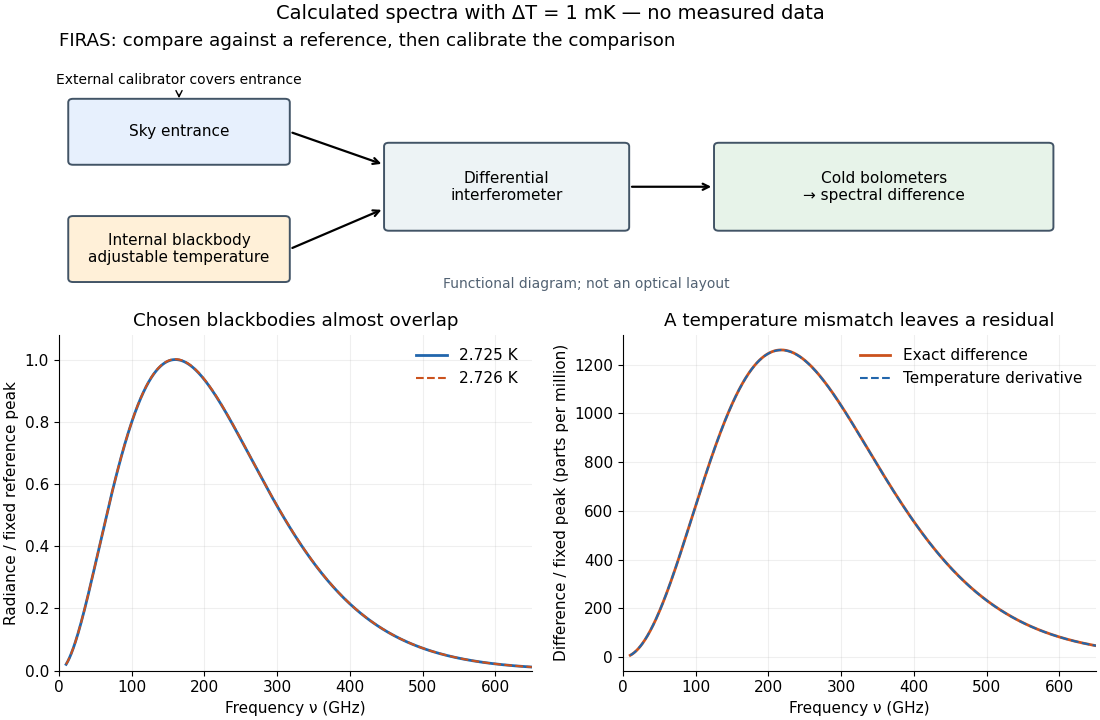

Write Python code to recreate this figure.
"""Functional FIRAS comparison and an original Planck temperature-shift model.

Run from _media; tested with Python 3.14, NumPy 2.3.5, Matplotlib 3.10.7.
The curves are calculations, never COBE data. Output is opaque white PNG.
"""
from pathlib import Path
import numpy as np
import matplotlib.pyplot as plt
from matplotlib.patches import FancyBboxPatch

BASENAME = Path(__file__).stem
H, K, C = 6.62607015e-34, 1.380649e-23, 299792458.0
T0, DT = 2.725, 0.001


def planck(nu, temperature):
    return 2 * H * nu**3 / C**2 / np.expm1(H * nu / (K * temperature))


def main():
    plt.rcParams.update({'font.size': 11, 'axes.spines.top': False,
                         'axes.spines.right': False, 'figure.facecolor': 'white'})
    fig = plt.figure(figsize=(11, 7.2), layout='constrained')
    grid = fig.add_gridspec(2, 2, height_ratios=[0.9, 1.25])
    ax = fig.add_subplot(grid[0, :])
    ax.set(xlim=(0, 11), ylim=(0, 3.3)); ax.axis('off')
    ax.set_title('FIRAS: compare against a reference, then calibrate the comparison', loc='left', pad=12)

    def box(x, y, w, h, label, color):
        ax.add_patch(FancyBboxPatch((x, y), w, h, boxstyle='round,pad=0.05',
                                   fc=color, ec='#425466', lw=1.4))
        ax.text(x+w/2, y+h/2, label, ha='center', va='center')

    box(.15, 1.95, 2.25, .8, 'Sky entrance', '#e7f0fd')
    box(.15, .35, 2.25, .8, 'Internal blackbody\nadjustable temperature', '#fff0d8')
    box(3.5, 1.05, 2.5, 1.1, 'Differential\ninterferometer', '#edf3f5')
    box(7.0, 1.05, 3.5, 1.1, 'Cold bolometers\n→ spectral difference', '#e7f3e9')
    for start, end in [((2.45, 2.35), (3.45, 1.9)), ((2.45, .75), (3.45, 1.3)),
                       ((6.05, 1.6), (6.95, 1.6))]:
        ax.annotate('', xy=end, xytext=start, arrowprops={'arrowstyle': '->', 'lw': 1.6})
    ax.text(1.275, 3.0, 'External calibrator covers entrance', ha='center', fontsize=10)
    ax.annotate('', xy=(1.275, 2.77), xytext=(1.275, 2.9), arrowprops={'arrowstyle': '->'})
    ax.text(5.6, .22, 'Functional diagram; not an optical layout', ha='center', color='#526273', fontsize=10)

    nu = np.linspace(10, 650, 1100) * 1e9
    b0, b1 = planck(nu, T0), planck(nu, T0+DT)
    peak = b0.max()
    x = H * nu / (K * T0)
    linear = b0 / T0 * x / (-np.expm1(-x)) * DT
    a = fig.add_subplot(grid[1, 0])
    a.plot(nu/1e9, b0/peak, color='#2166ac', lw=2, label='2.725 K')
    a.plot(nu/1e9, b1/peak, color='#cb521d', lw=1.5, ls='--', label='2.726 K')
    a.set(xlabel='Frequency ν (GHz)', ylabel='Radiance / fixed reference peak',
          title='Chosen blackbodies almost overlap', xlim=(0, 650), ylim=(0, 1.08))
    a.legend(frameon=False); a.grid(alpha=.2)
    a = fig.add_subplot(grid[1, 1])
    a.plot(nu/1e9, (b1-b0)/peak*1e6, color='#cb521d', lw=2, label='Exact difference')
    a.plot(nu/1e9, linear/peak*1e6, color='#2166ac', lw=1.5, ls='--', label='Temperature derivative')
    a.set(xlabel='Frequency ν (GHz)', ylabel='Difference / fixed peak (parts per million)',
          title='A temperature mismatch leaves a residual', xlim=(0, 650))
    a.legend(frameon=False); a.grid(alpha=.2)
    fig.suptitle('Calculated spectra with ΔT = 1 mK — no measured data', fontsize=14)
    fig.savefig(BASENAME+'.png', dpi=100, facecolor='white', transparent=False)
    plt.close(fig)


if __name__ == '__main__':
    main()
